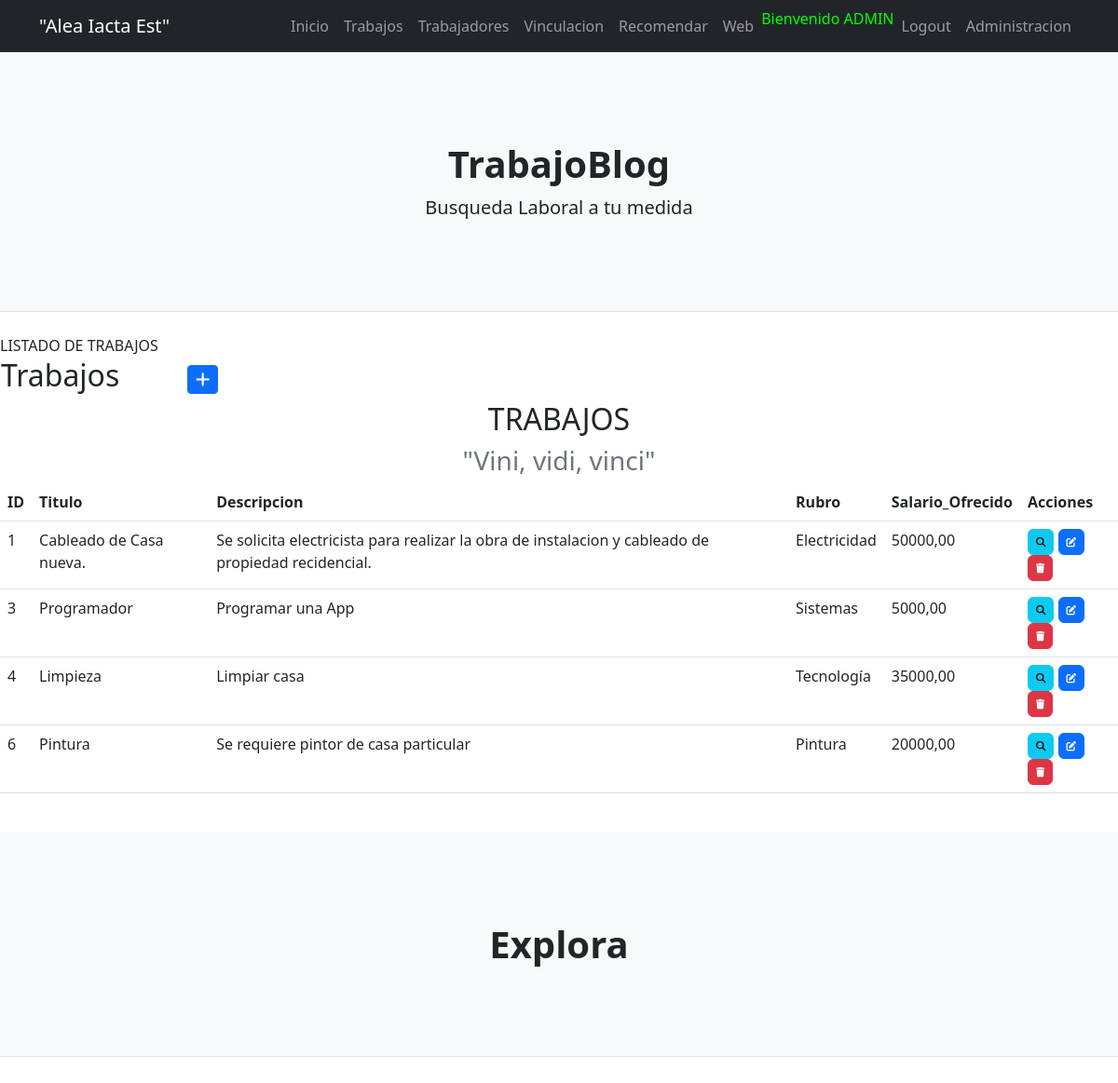
Screenshot of /aplicacionBlog/trabajo/ (signed in) with the database file from the repository.
### aplicacionBlog/models.py (models this page shows, shortened)
class Trabajo(models.Model):
    titulo = models.CharField(max_length=100)
    descripcion = models.TextField()
    rubro = models.CharField(max_length=50, choices=RUBRO_CHOICES)
    salario_ofrecido = models.DecimalField(max_digits=10, decimal_places=2)

### aplicacionBlog/views.py (the view)
# urls.py: path('trabajo/', TrabajoList.as_view(), name="trabajo"),
class TrabajoList(LoginRequiredMixin, ListView):
    model = Trabajo

### aplicacionBlog/templates/aplicacionBlog/trabajo_list.html (shortened to what this page needs)
{% extends 'aplicacionBlog/base.html' %}
{% load static %}
{% block cabecera %}
    <div class="masthead-heading text-uppercase">Listado de trabajos</div>
{% endblock cabecera %}
{% block contenido %}
<table>
    <tr>
        <td width="200"><h2>Trabajos</h2></td>
        <td>
            <a
            href="{% url 'create_trabajo' %}"
            class="btn btn-primary btn-sm"
            >
            </a>
        </td>
    </tr>
</table>
    <section class="page-section" id="services">
        <div class="container">
            <div class="text-center">
                <h2 class="section-heading text-uppercase">Trabajos</h2>
                <h3 class="section-subheading text-muted">"Vini, vidi, vinci"</h3>
            </div>
        </div>
    </section>
    <table class="table">
        <thead>
            <tr>
                <th>ID</th>
                <th>Titulo</th>
                <th>Descripcion</th>
                <th>Rubro</th>
                <th>Salario_Ofrecido</th>
                <th>Acciones</th>
            </tr>
        </thead>
        <tbody>
            {% for trabajo in trabajo_list %}
                <tr>
                    <td>{{ trabajo.id }}</td>
                    <td>{{ trabajo.titulo }}</td>
                    <td>{{ trabajo.descripcion }}</td>
                    <td>{{ trabajo.get_rubro_display }}</td>
                    <td>{{ trabajo.salario_ofrecido }}</td>
                    <td>
                        <a
                        href="{% url 'detail_trabajos' trabajo.id %}"
                        class="btn btn-info"
                        style="--bs-btn-padding-y: .25rem; --bs-btn-padding-x: .5rem; --bs-btn-font-size: .75rem;"
                        >
                        </a>
                        <a
                        href="{% url 'update_trabajos' trabajo.id %}"
                        class="btn btn-primary"
                        style="--bs-btn-padding-y: .25rem; --bs-btn-padding-x: .5rem; --bs-btn-font-size: .75rem;"
                        >
                        </a>
                        <a
                        href="{% url 'delete_trabajos' trabajo.id %}"
                        class="btn btn-danger"
                        style="--bs-btn-padding-y: .25rem; --bs-btn-padding-x: .5rem; --bs-btn-font-size: .75rem;"
                        >
                        </a>
                    </td>
                </tr>
            {% endfor %}
        </tbody>
    </table>
{% endblock contenido %}

### aplicacionBlog/templates/aplicacionBlog/base.html (shortened to what this page needs)
<!DOCTYPE html>
<html lang="es">
    <head>
        {% load static %}
        <link href="{% static 'aplicacionBlog/css/styles.css' %}" rel="stylesheet" />
    </head>
    <body>
        <nav class="navbar navbar-expand-lg navbar-dark bg-dark">
            <div class="container">
                <a class="navbar-brand">"Alea Iacta Est"</a>
            {% if user.is_authenticated %}
                <div class="collapse navbar-collapse" id="navbarSupportedContent">
                    <ul class="navbar-nav ms-auto mb-2 mb-lg-0">
                        <li class="nav-item"><a class="nav-link" href="{% url 'home' %}">Inicio</a></li>
                        <li class="nav-item"><a class="nav-link" href="{% url 'trabajo' %}">Trabajos</a></li>
                        <li class="nav-item"><a class="nav-link" href="{% url 'trabajador' %}">Trabajadores</a></li>
                        <li class="nav-item"><a class="nav-link" href="{% url 'vinculaciones' %}">Vinculacion</a></li>
                        <li class="nav-item"><a class="nav-link" href="{% url 'recomendaciones' %}">Recomendar</a></li>
                        <li class="nav-item"><a class="nav-link" href="{% url 'inicio' %}">Web</a></li>
                        <p style="color:#00FF00">Bienvenido {{ user.username|upper}}</p>
                        <li class="nav-item"><a class="nav-link" href="{% url 'logout' %}">Logout</a></li>
                        <li class="nav-item"><a class="nav-link" href="{% url 'admin:index' %}">Administracion</a></li>
                    </ul>
                </div>
            {% else %}
                        <a class="btn btn-success" href="{% url 'register' %}">Registro</a></li>
                        <a class="btn btn-info" href="{% url 'login' %}">Login</a></li>
            {% endif %}
            </div>
        </nav>
        <header class="py-5 bg-light border-bottom mb-4">
            <div class="container">
                <div class="text-center my-5">
                    <h1 class="fw-bolder">TrabajoBlog</h1>
                    <p class="lead mb-0">Busqueda Laboral a tu medida</p>
                </div>
            </div>
        </header>
        {% block cabecera %}
        {% endblock cabecera %}
        {% block contenido %}
        {% endblock contenido %}
        <link rel="stylesheet" href="http://cdnjs.cloudflare.com/ajax/libs/font-awesome/6.4.0/css/all.min.css"/>
        <button class="navbar-toggler" type="button" data-bs-toggle="collapse" data-bs-target="#navbarSupportedContent" aria-controls="navbarSupportedContent" aria-expanded="false" aria-label="Toggle navigation"><span class="navbar-toggler-icon"></span></button>
        <header class="py-5 bg-light border-bottom mb-4">
            <div class="container">
                <div class="text-center my-5">
                    <h1 class="fw-bolder">Explora</h1>
                </div>
            </div>
        </header>
    </body>
</html>

### rows the page displays
Trabajo: id "1", titulo "Cableado de Casa nueva.", descripcion "Se solicita electricista para realizar la obra de instalacion y cableado de propiedad recidencial.", rubro "Electricidad", salario_ofrecido "50000,00"
Trabajo: id "3", titulo "Programador", descripcion "Programar una App", rubro "Sistemas", salario_ofrecido "5000,00"
Trabajo: id "4", titulo "Limpieza", descripcion "Limpiar casa", rubro "Tecnología", salario_ofrecido "35000,00"
Trabajo: id "6", titulo "Pintura", descripcion "Se requiere pintor de casa particular", rubro "Pintura", salario_ofrecido "20000,00"

### other values shown
{{ user.username|upper }} "ADMIN"
